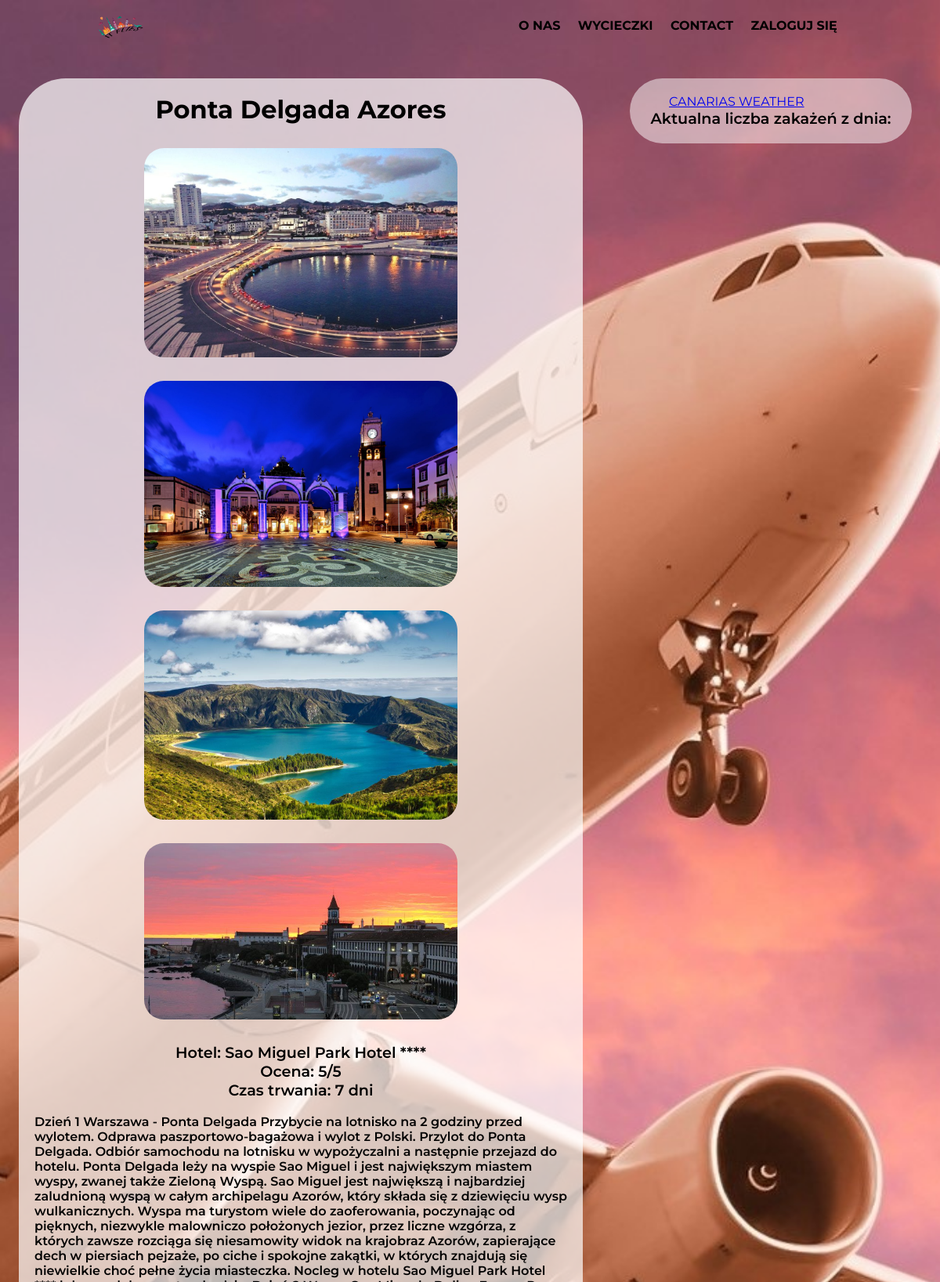
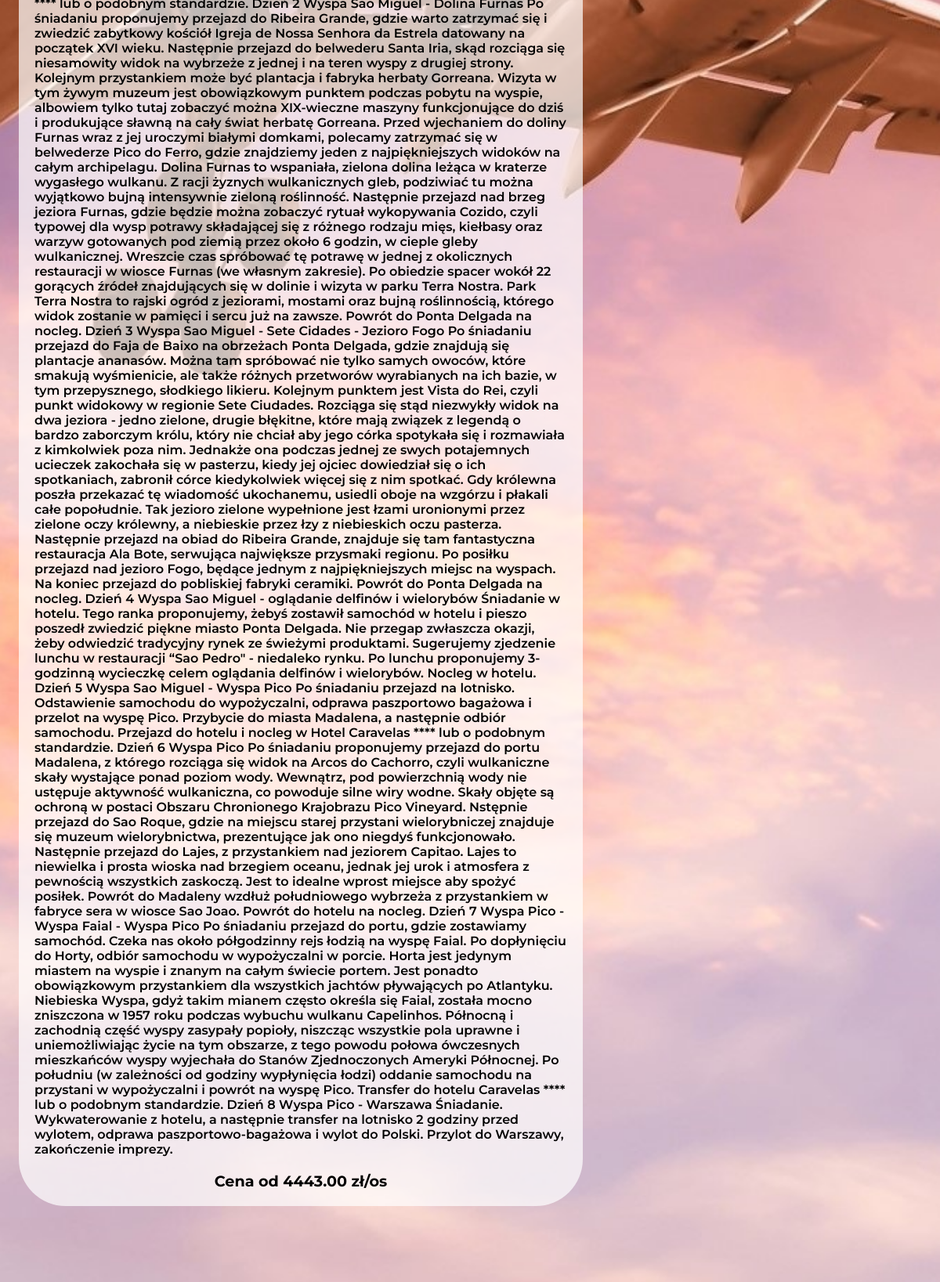
Page /oferty/1/ (upper part) on the committed database (2 pictures, top to bottom).
### home/models.py (models this page shows)
class Trip(models.Model):
    title = models.CharField(max_length=100)
    location = models.TextField(blank=True)
    country = models.TextField(blank=True)
    Hotel = models.TextField(blank=True)
    description = models.TextField(blank=True)
    duration = models.TextField(blank=True)
    deadline1 = models.DateField(auto_now_add=False, blank=True)
    deadline2 = models.DateField(auto_now_add=False, blank=True)
    deadline3 = models.DateField(auto_now_add=False, blank=True)
    rating = models.DecimalField(max_digits=5, decimal_places=0, default=5)
    price = models.DecimalField(max_digits=15000, decimal_places=2, default=0)
    main_image = models.ImageField(upload_to='trips_pics', blank=True)
    image_one = models.ImageField(upload_to='trips_pics', blank=True)
    image_two = models.ImageField(upload_to='trips_pics', blank=True)
    image_three = models.ImageField(upload_to='trips_pics', blank=True)
    image_four = models.ImageField(upload_to='trips_pics', blank=True)
    date_posted = models.DateTimeField(default=timezone.now)
    author = models.ForeignKey(User, on_delete=models.CASCADE, default=1)

### home/views.py (the view)
# urls.py: path('oferty/<int:pk>/', TripsDetailView.as_view(), name='trips-detail'),
class TripsDetailView(DetailView):
    model = Trip
    template_name = 'home/trips-detail.html'

### home/templates/home/trips-detail.html (shortened to what this page needs)
{% extends "home/base.html" %}
{% load render_partial %}
{% load static %}
{% block head %}
    <link rel="stylesheet" href="{% static 'home/css/tripsDetail.css'%}">
{% endblock head %}
{% block body %}
<div class="contOferty">
    <div id="oferta">
        <h1 class="article-title">{{ object.title }}</h1>
            <div class="imgdet">
                <img src="{{ object.image_one.url }}">
                <img src="{{ object.image_two.url }}">
                <img src="{{ object.image_three.url }}">
                <img src="{{ object.image_four.url }}">
            </div>
          <div class="media-body">
            <h2 class="opis"> Hotel: {{ object.Hotel }}</h2>
            <h2 class="opis">  Ocena: {{ object.rating }}/5</h2>
            <h2 class="opis"> Czas trwania: {{ object.duration }} dni</h2>
            <p class="article-content">{{ object.description }}</p>
            <H1 class="opis"> Cena od {{ object.price }} zł/os </H1>
          </div>
    </div>
    <div class="pogodaContainer">
            <div class="banerpogoda">
                <a id="pogoda" class="weatherwidget-io" href="https://forecast7.com/en/"
                    data-label_1={{ object.location }}
                    data-label_2="POGODA"
                    data-font="Jura"
                    data-icons="Climacons Animated"
                    data-theme="mountains" >CANARIAS WEATHER
                </a>
            </div>
        <h2>Aktualna liczba zakażeń z dnia:  </h2>
    </div>
</div>
{% endblock body %}

### home/static/home/css/base.css (style rules this page uses)
*, *:before, *:after { box-sizing: border-box; margin: 0; padding: 0; }
body { font-family: 'Montserrat', sans-serif; display:flex; flex-flow:column wrap; background: url(/static/home/img/samolot.jpg) center; background-attachment: fixed; background-origin: content-box; background-size: cover; }
h2 { font-weight: 600; font-size: 17px; }

### home/static/home/css/tripsDetail.css (style rules this page uses)
.contOferty { padding-bottom: 200px; width: 100%; }
#oferta { display: flex; justify-content: center; align-items: center; flex-wrap: wrap; padding-bottom: 115px; padding-top: 20px; padding-left: 20px; padding-right: 20px; margin-left: 2%; margin-right: 5%; width: 60%; background-color: rgba(255, 255, 255,0.7); border-radius: 60px; position: relative; top: 100px; padding: 20px; float:left; }
#oferta .imgdet { display: flex; justify-content: center; flex-flow: row wrap; justify-content: space-evenly; margin-bottom: 30px; }
#oferta .imgdet img { max-width: 400px; opacity: 1; transition: 0.5s; margin-top: 30px; border-radius: 25px; }
.pogodaContainer { height: auto; overflow: hidden; width: 30%; background-color: rgba(255, 255, 255,0.5); border-radius: 60px; position: relative; top: 100px; padding: 20px; height: auto; margin-bottom: 50px; }
.pogodaContainer #pogoda { margin: 20px; }
#zamow form label, input,select,button,h2 { font-size: 1.2em; }
.pogodaContainer h2 { text-align: center; }
.opis { text-align: center; font-size: 1.2em; }
.article-content { font-weight: 600; }
.banerpogoda { width: 300px; margin: auto; }
#pogoda { border-radius: 25px; }

### rows in the picture
Trip: title "Ponta Delgada Azores", image_one (picture), image_two (picture), image_three (picture), image_four (picture), Hotel "Sao Miguel Park Hotel ****", rating "5", duration "7", description "Dzień 1 Warszawa - Ponta Delgada Przybycie na lotnisko na 2 godziny przed wylotem. Odprawa paszportowo-bagażowa i wylot z Polski. Przylot do Ponta Delgada. Odbiór samochodu na lotnisku w wypożyczalni a następnie przejazd do hotelu. Ponta Delgada leży na wyspie Sao Miguel i jest największym miastem wyspy, zwanej także Zieloną Wyspą. Sao Miguel jest największą i najbardziej zaludnioną wyspą w całym archipelagu Azorów, który składa się z dziewięciu wysp wulkanicznych. Wyspa ma turystom wiele do zaoferowania, poczynając od pięknych, niezwykle malowniczo położonych jezior, przez liczne wzgórza, z których zawsze rozciąga się niesamowity widok na krajobraz Azorów, zapierające dech w piersiach…", price "4443.00"
